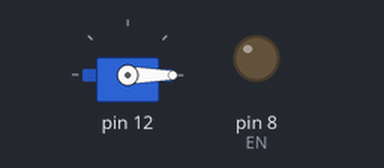
Recording of a sketch running on a simulated Arduino Uno, built with avr-gcc and run on an emulated ATmega328P. On the bench: servo, output pins drawn as LEDs (lit = HIGH).

Above: at 0.1 s.
At 32.8 s:
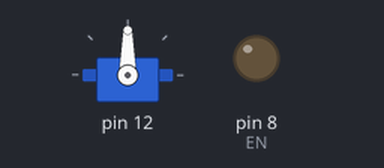
Timing chart, 0 to 34.3 s (numbered marks = the images above):
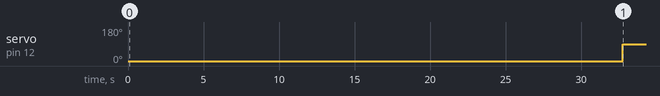

The sketch:

Pump_Class_Test.ino
```cpp
#include <Servo.h>
#import <Arduino.h>
#include "Pump_Class.h"


int flag2=1;
Pump ServoPump2(11,0);
Pump StepPump2(11,2,8,1);

void setup2(){
  Serial.begin(115200);
  ServoPump2.setUp();
  StepPump2.setUp();
  loop2();
}

void loop2(){
  if(flag2==1){
    StepPump2.set_vol(2.5,1);
    ServoPump2.set_vol(2.5,1);
    flag2++;
  }
}
```

Pump_Class.cpp
```cpp
#include <Servo.h>
#include <Arduino.h>

class Pump{
  private:
    Servo serPump;
    int pinNum;     // pin number (should be 2 vor the servo)
    //enum pump_type {servo=0, stepper=1};
    bool pump_type; // 0 = servo; 1 = stepper
    float flowrate = 0;
    float volume = 0;
    bool dir = 0;
    int Stop = 90; // Stopping value for servo pump
    double conv_ratio = 0.0052;   // conversions of servo (?) to ml
    double steps_per_ml = 1648.8; // Number of steps per ml


    int StepsPerRev = 3200;
    int dirStep = 5;            // Pin number for direction - SET TO 5
    int Step = 2;              // Pin number with actual signal - SET TO 2
    int EN = 8;                // Pin number to activate/deactivate - SET TO 8
    float step2ml = 1648.8;


  public:

// Constructor and initial settings - variable type_of_pump: 0 = servo, 1 = stepper
    Pump(int pinPump, bool type_of_pump):pinNum(pinPump),pump_type(type_of_pump){}
    Pump(int d, int s, int e, bool type_of_pump):dirStep(d), Step(s), EN(e), pump_type(type_of_pump){}

// Setup
    void Pump::setUp(void){
      if(pump_type == 0){
        serPump.attach(pinNum);
        serPump.write(Stop);
      }
      if(pump_type == 1){
        pinMode(dirStep, OUTPUT);
        pinMode(Step, OUTPUT);
        pinMode(EN, OUTPUT);
        digitalWrite(EN, LOW);
      }
    } // End function


// Set direction and volume of pump
  void Pump::set_vol(float vol, bool direc){
    Pump::volume = vol;
    Pump::dir = direc;

    if(pump_type == 0){ // SERVO
      float mlpersec = (0.0038 * vol) + 0.5967;
      int pumping_time = int((vol / mlpersec) * 1000*1.15);
      Pump::flowrate = mlpersec;
      if (direc == 1){
        serPump.write(0); //Clockwise maximum speed rotation (0 degrees)
        delay(pumping_time);
      }
      if (direc == 0){
        serPump.write(180); //Anti clockwise maximum speed rotation (0 degrees)
        delay(pumping_time);
      }
      serPump.write(Stop);
    }// End if servo

    if(pump_type == 1){ // STEPPER
      digitalWrite(dirStep, direc);
      for (uint32_t i = 0; i < (vol+0.0155*vol-0.0026)*steps_per_ml; i++) {
        digitalWrite(Step, HIGH);
        delay(1);
        digitalWrite(Step, LOW);
        delay(1);
      }
    }// End if stepper

  }// End function


// Stop pumping
  void Pump::stop_pumping(void){
    if(pump_type == 0){ // Servo
      serPump.write(Stop);
    }
    if(pump_type == 1){ // Stepper
      digitalWrite(Step, LOW);
    }
  }// End function


// Set direction of pumping (no actual pumping); 1 = clockwise; 0 = anticlockwise
  void Pump::set_dir(bool Direction){
    dir = Direction;
  }


// Get measurement for direction (0 for into reactor, 1 for reverse)
  bool Pump::get_last_dir(){
    return Pump::dir;
  }// End function


// Get measurement for volume pumped (in ml)
  double Pump::get_last_vol(){
    return Pump::volume;
  }// End function


// Get measurement for flowrate of SERVO (in ml per seconds)
  double Pump::get_flow_rate(){
    return Pump::flowrate;
  }// End function


// Set type of pump - SERVO = 0; STEPPER = 1
  void Pump::set_pump_type(bool type_of_pump){
    pump_type = type_of_pump;
  }// End function


// Get pump type - SERVO = 0; STEPPER = 1
  bool Pump::get_pump_type(void){
    return Pump::pump_type;
  }


// Set convertion ratio for servo pumps (for calibration)
  void Pump::set_conv_ratio(double convertion){
    if(pump_type == 0){
      conv_ratio = convertion;
      //?????????????????????????????????????????????????????????????????????????????
      // Is it the constant 0.0052 in set_vol?
    }
  }// End function


// Get convertion ratio (servo)
  double Pump::get_conv_ratio(void){
    if(pump_type == 0){
      return conv_ratio;
    }
    else return 0;
  }// End function


// Set the number of steps per ml in stepper pump (for calibration)
  void Pump::set_steps_per_ml(double num_steps){
    if(pump_type == 1){
      steps_per_ml = num_steps;
    }
  }// End function


// Get number of steps per ml (stepper)
  double Pump::get_steps_per_nl(void){
    if(pump_type == 0){
      return steps_per_ml;
    }
    else return 0;
  }// End function

}; // End Class Pump


int flag=1;
Pump ServoPump(12,0);
Pump StepPump(5,2,8,1);

void setup(){
  Serial.begin(115200);
  ServoPump.setUp();
  StepPump.setUp();
}

void loop(){
  if(flag==1){
    //StepPump.set_vol(40,1);
    ServoPump.set_vol(30,1);
    flag++;

  }
  delay(100);
}
```

Pump_Class.h
```cpp
#include <Servo.h>

class Pump{
  private:
    Servo serPump;
    int pinNum;     // pin number (should be 2 vor the servo)
    //enum pump_type {servo=0, stepper=1};
    bool pump_type; // 0 = servo; 1 = stepper
    float flowrate;
    float volume;
    bool dir;
    int Stop; // Stopping value for servo pump
    double conv_ratio;   // conversions of servo (?) to ml
    double steps_per_ml; // Number of steps per ml


    int StepsPerRev;
    int dirStep;            // Pin number for direction - SET TO 5
    int Step;              // Pin number with actual signal - SET TO 2
    int EN;                // Pin number to activate/deactivate - SET TO 8
    float step2ml;


  public:
// Constructor and initial settings - variable type_of_pump: 0 = servo, 1 = stepper
    Pump(int pinPump, bool type_of_pump):pinNum(pinPump),pump_type(type_of_pump){}
    Pump(int d, int s, int e, bool type_of_pump):dirStep(d), Step(s), EN(e), pump_type(type_of_pump){}


// Setup
    void setUp(void);


// Set direction and volume of pump
  void set_vol(float vol, bool direc);


// Stop pumping
  void stop_pumping(void);


// Set direction of pumping (no actual pumping); 1 = clockwise; 0 = anticlockwise
  void set_dir(bool Direction);


// Get measurement for direction (0 for into reactor, 1 for reverse)
  bool get_last_dir();


// Get measurement for volume pumped (in ml)
  double get_last_vol();


// Get measurement for flowrate of SERVO (in ml per seconds)
  double get_flow_rate();


// Set type of pump - SERVO = 0; STEPPER = 1
  void set_pump_type(bool type_of_pump);


// Get pump type - SERVO = 0; STEPPER = 1
  bool get_pump_type(void);


// Set convertion ratio for servo pumps (for calibration)
  void set_conv_ratio(double convertion);


// Get convertion ratio (servo)
  double get_conv_ratio(void);


// Set the number of steps per ml in stepper pump (for calibration)
  void set_steps_per_ml(double num_steps);


// Get number of steps per ml (stepper)
  double get_steps_per_ml(void);

}; // End Class Pump


/*int flag=1;
Pump mypump(12,0);
Pump StepPump(5,2,8,1);

void setup(){
  Serial.begin(115200);
  mypump.setUp();
  StepPump.setUp();
}

void loop(){
  if(flag==1){
    StepPump.set_vol(2.5,1);
    mypump.set_vol(2.5,1);
    flag++;
  }
}*/
```

Measured:
- by itself, servo on pin 12: 0° → 90° at 32.8 s
